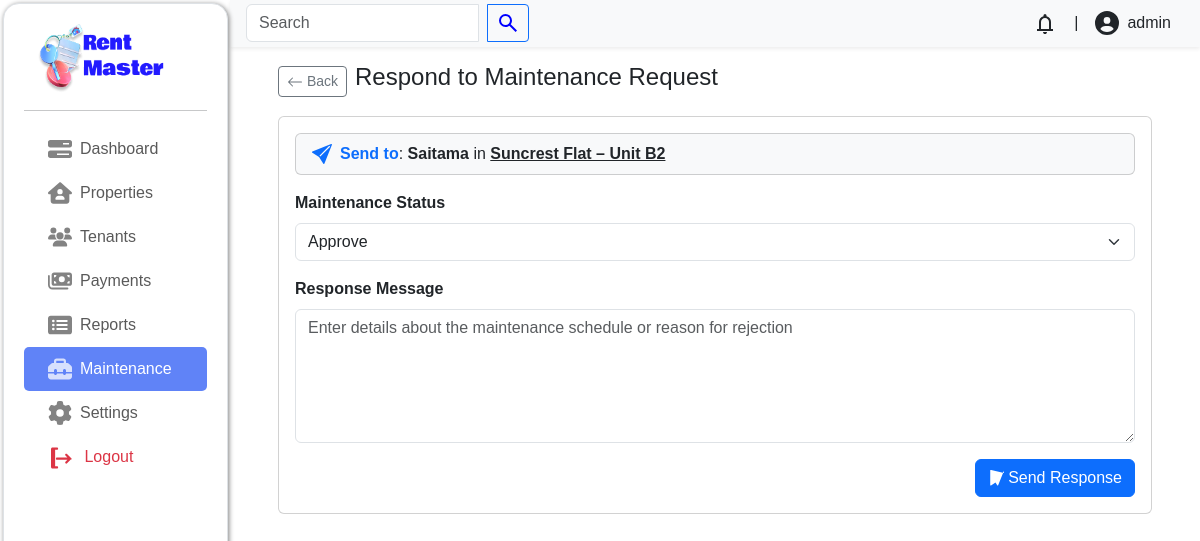
Screenshot of /admin/?page=maintenance/respond&request_id=23 (signed in) with the database file from the repository.
### tables this page shows
CREATE TABLE `maintenance_requests` (
  `request_id` int(11) NOT NULL,
  `tenant_id` int(11) NOT NULL,
  `category` varchar(100) NOT NULL,
  `description` text NOT NULL,
  `request_date` datetime NOT NULL,
  `status` enum('pending','completed') NOT NULL DEFAULT 'pending'
);

CREATE TABLE `users` (
  `user_id` int(11) NOT NULL,
  `user_name` varchar(100) DEFAULT NULL,
  `user_email` varchar(100) NOT NULL,
  `user_password` varchar(100) DEFAULT NULL,
  `user_phone_number` varchar(50) DEFAULT NULL,
  `user_address` varchar(100) DEFAULT NULL,
  `user_description` varchar(2000) DEFAULT NULL,
  `user_image` varchar(500) DEFAULT NULL,
  `user_role` enum('tenant','landlord','visitor') NOT NULL DEFAULT 'visitor'
);

CREATE TABLE `properties` (
  `property_id` int(11) NOT NULL,
  `property_name` varchar(100) NOT NULL,
  `property_location` varchar(200) NOT NULL,
  `property_date_created` date NOT NULL,
  `property_description` varchar(1000) NOT NULL,
  `property_status` enum('available','unavailable') NOT NULL DEFAULT 'available',
  `property_rental_price` decimal(10,0) NOT NULL,
  `latitude` decimal(10,8) NOT NULL,
  `longitude` decimal(11,8) NOT NULL,
  `property_capacity` varchar(100) NOT NULL
);

### admin/maintenance/respond.php (the view, shortened to what this page needs)
<?php
$servername = "localhost";
$username = "root";
$password = "";
$dbname = "rentsystem";
$conn = mysqli_connect($servername, $username, $password, $dbname);
$request_id = $_GET['request_id'];
$sql = "SELECT m.*, u.user_email , u.user_name, p.property_name
        FROM maintenance_requests m
        JOIN tenants t ON m.tenant_id = t.tenant_id
        JOIN users u ON u.user_id = t.user_id
        JOIN properties p ON p.property_id = t.property_id
        WHERE m.request_id = '$request_id'";
$result = $conn->query($sql);
$request = $result->fetch_assoc();
?>
<div class="container mt-2 px-lg-5">
    <header class="d-flex  gap-2 align-items-center mt-3">
        <a href="?page=maintenance/index" class="btn btn-sm btn-outline-secondary">
            <svg xmlns="http://www.w3.org/2000/svg" width="16" height="16" fill="currentColor" viewBox="0 0 16 16">
                <path fill-rule="evenodd" d="M15 8a.5.5 0 0 0-.5-.5H2.707l3.147-3.146a.5.5 0 1 0-.708-.708l-4 4a.5.5 0 0 0 0 .708l4 4a.5.5 0 0 0 .708-.708L2.707 8.5H14.5A.5.5 0 0 0 15 8z" />
            </svg>
            Back
        </a>
        <h4 class="fw-medium">Respond to Maintenance Request</h4>
    </header>
    <div class="card mt-3">
        <div class="card-body">
            <form method="POST" action="">
                <div class="card mb-3 bg-light">
                    <div class="card-body py-2">
                        <div class="d-flex align-items-center gap-2">
                            <div>
                                <span class="fw-bold text-primary">Send to</span>:
                                <span class="fw-semibold"><?= $request['user_name'] ?></span> in
                                <span class="fw-semibold text-decoration-underline"><?= $request['property_name'] ?></span>
                            </div>
                        </div>
                    </div>
                </div>
                <div class="mb-3">
                    <label class="form-label fw-bold">Maintenance Status</label>
                    <select class="form-select" name="status" required>
                        <option value="approved">Approve</option>
                    </select>
                </div>
                <div class="mb-3">
                    <label class="form-label fw-bold">Response Message</label>
                    <textarea class="form-control" name="admin_message" rows="5" required
                        placeholder="Enter details about the maintenance schedule or reason for rejection"></textarea>
                </div>
                <div class="d-grid gap-2 d-md-flex justify-content-md-end">
                    <button type="submit" class="btn btn-primary">
                        <svg xmlns="http://www.w3.org/2000/svg" width="16" height="16" fill="currentColor" viewBox="0 0 16 16">
                            <path d="M15.854.146a.5.5 0 0 1 .11.54l-5.819 14.547a.5.5 0 0 1-.928.086L7.5 12.5l-4.486 2.904a.5.5 0 0 1-.778-.416l.004-14.59a.5.5 0 0 1 .596-.479l14.5 3.5a.5.5 0 0 1 .028.967z" />
                        </svg>
                        Send Response
                    </button>
                </div>
            </form>
        </div>
    </div>
</div>

### admin/css/style.css (style rules this page uses)
html { font-size: 16px; font-family: sans-serif; }
*, *::before, *::after { box-sizing: border-box; }
:root { --main-bg: #FAFAFA; --sub-bg: #C7EEFF; --accent: #2938ff; --fc1: #1D242B; --p: #323232; --fw1: 700; --fw2: 400; }
body { display: flex; background-color: var(--main-bg); }

### rows the page displays
maintenance_requests: users.user_name "Saitama", properties.property_name "Suncrest Flat – Unit B2"
